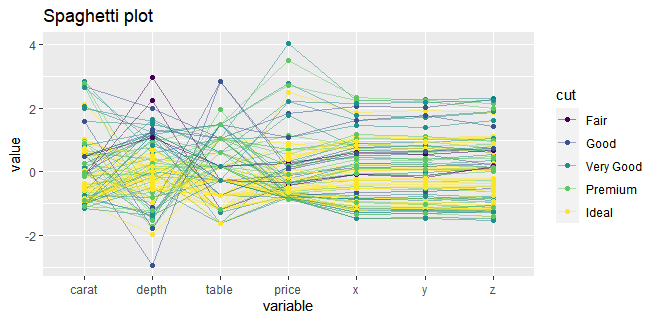

Write R code to recreate this figure.
library(GGally)
library(ggplot2)

data=diamonds.samp ## Data set from R library
plot =
  ggparcoord(data,
             columns = c(1,5:10),## Which variables we want to include
             groupColumn = 2, ## Colour of line by which variable
             scale="std",
             missing = "exclude", ## The observation which has missing value excluded
             order = columns,
             showPoints = TRUE, ## Showing the pont on the graph
             splineFactor = FALSE,
             alphaLines = 0.5,
             title = "Spaghetti plot ",
             boxplot = FALSE,
             shadeBox = NULL,
             mapping = NULL)
plot
